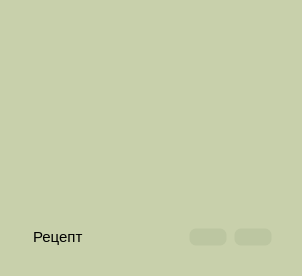
               <widget class="QFrame" name="frame_12">
                <property name="styleSheet">
                 <string notr="true">background-color:#C8D0AB;
border: 3px solid transparent;
border-radius:30px;</string>
                </property>
                <property name="frameShape">
                 <enum>QFrame::StyledPanel</enum>
                </property>
                <property name="frameShadow">
                 <enum>QFrame::Raised</enum>
                </property>
                <layout class="QVBoxLayout" name="verticalLayout_7">
                 <property name="leftMargin">
                  <number>20</number>
                 </property>
                 <property name="topMargin">
                  <number>20</number>
                 </property>
                 <property name="rightMargin">
                  <number>20</number>
                 </property>
                 <property name="bottomMargin">
                  <number>20</number>
                 </property>
                 <item>
                  <widget class="QTextBrowser" name="textBrowser_recipe">
                   <property name="font">
                    <font>
                     <pointsize>11</pointsize>
                    </font>
                   </property>
                   <property name="styleSheet">
                    <string notr="true">QTextBrowser{
min-height:28px;
border-radius:20px;
selection-color: black; 
selection-background-color: rgb(225, 229, 195);
}</string>
                   </property>
                  </widget>
                 </item>
                 <item>
                  <widget class="QFrame" name="frame_13">
                   <property name="styleSheet">
                    <string notr="true">background-color:#C8D0AB;
border: 3px solid transparent;
border-radius:30px;</string>
                   </property>
                   <property name="frameShape">
                    <enum>QFrame::StyledPanel</enum>
                   </property>
                   <property name="frameShadow">
                    <enum>QFrame::Raised</enum>
                   </property>
                   <layout class="QHBoxLayout" name="horizontalLayout_3">
                    <property name="spacing">
                     <number>20</number>
                    </property>
                    <property name="leftMargin">
                     <number>0</number>
                    </property>
                    <property name="topMargin">
                     <number>0</number>
                    </property>
                    <property name="rightMargin">
                     <number>0</number>
                    </property>
                    <property name="bottomMargin">
                     <number>0</number>
                    </property>
                    <item>
                     <widget class="QLabel" name="label_3">
                      <property name="font">
                       <font>
                        <pointsize>11</pointsize>
                        <italic>false</italic>
                        <underline>false</underline>
                        <strikeout>false</strikeout>
                       </font>
                      </property>
                      <property name="styleSheet">
                       <string notr="true">width: 75%;</string>
                      </property>
                      <property name="text">
                       <string>Рецепт</string>
                      </property>
                     </widget>
                    </item>
                    <item alignment="Qt::AlignRight">
                     <widget class="QFrame" name="frame_17">
                      <property name="styleSheet">
                       <string notr="true">*{
background-color:transparent;
border: 3px solid transparent;
}
QPushButton {
border-radius:8px;
}

</string>
                      </property>
                      <property name="frameShape">
                       <enum>QFrame::StyledPanel</enum>
                      </property>
                      <property name="frameShadow">
                       <enum>QFrame::Raised</enum>
                      </property>
                      <layout class="QHBoxLayout" name="horizontalLayout_4">
                       <property name="spacing">
                        <number>5</number>
                       </property>
                       <property name="leftMargin">
                        <number>0</number>
                       </property>
                       <property name="topMargin">
                        <number>0</number>
                       </property>
                       <property name="rightMargin">
                        <number>0</number>
                       </property>
                       <property name="bottomMargin">
                        <number>0</number>
                       </property>
                       <item>
                        <widget class="QPushButton" name="pushButton_look_recipe">
                         <property name="enabled">
                          <bool>false</bool>
                         </property>
                         <property name="minimumSize">
                          <size>
                           <width>40</width>
                           <height>0</height>
                          </size>
                         </property>
                         <property name="styleSheet">
                          <string notr="true">QPushButton:enabled{
background-color:rgb(124, 255, 251);
}
QPushButton:disabled{
background-color:rgb(188, 198, 161);
}
QPushButton:hover{
background-color:rgb(0, 230, 230);
}
QPushButton:pressed{
background-color:rgb(75, 255, 243);
}
</string>
                         </property>
                         <property name="text">
                          <string/>
                         </property>
                         <property name="icon">
                          <iconset resource="icons/icons.qrc">
                           <normaloff>:/icons/icons_images/zoom-in.svg</normaloff>:/icons/icons_images/zoom-in.svg</iconset>
                         </property>
                         <property name="iconSize">
                          <size>
                           <width>20</width>
                           <height>20</height>
                          </size>
                         </property>
                        </widget>
                       </item>
                       <item>
                        <widget class="QPushButton" name="pushButton_edit_recipe">
                         <property name="enabled">
                          <bool>false</bool>
                         </property>
                         <property name="minimumSize">
                          <size>
                           <width>40</width>
                           <height>0</height>
                          </size>
                         </property>
                         <property name="styleSheet">
                          <string notr="true">QPushButton:enabled{
background-color:rgb(239, 199, 0);
}
QPushButton:disabled{
background-color:rgb(188, 198, 161);
}
QPushButton:hover{
background-color:rgb(255, 191, 0);
}
QPushButton:pressed{
background-color:rgb(252, 198, 1);
}
</string>
                         </property>
                         <property name="text">
                          <string/>
                         </property>
                         <property name="icon">
                          <iconset resource="icons/icons.qrc">
                           <normaloff>:/icons/icons_images/edit-2.svg</normaloff>:/icons/icons_images/edit-2.svg</iconset>
                         </property>
                         <property name="iconSize">
                          <size>
                           <width>20</width>
                           <height>20</height>
                          </size>
                         </property>
                        </widget>
                       </item>
                      </layout>
                     </widget>
                    </item>
                   </layout>
                  </widget>
                 </item>
                </layout>
               </widget>
